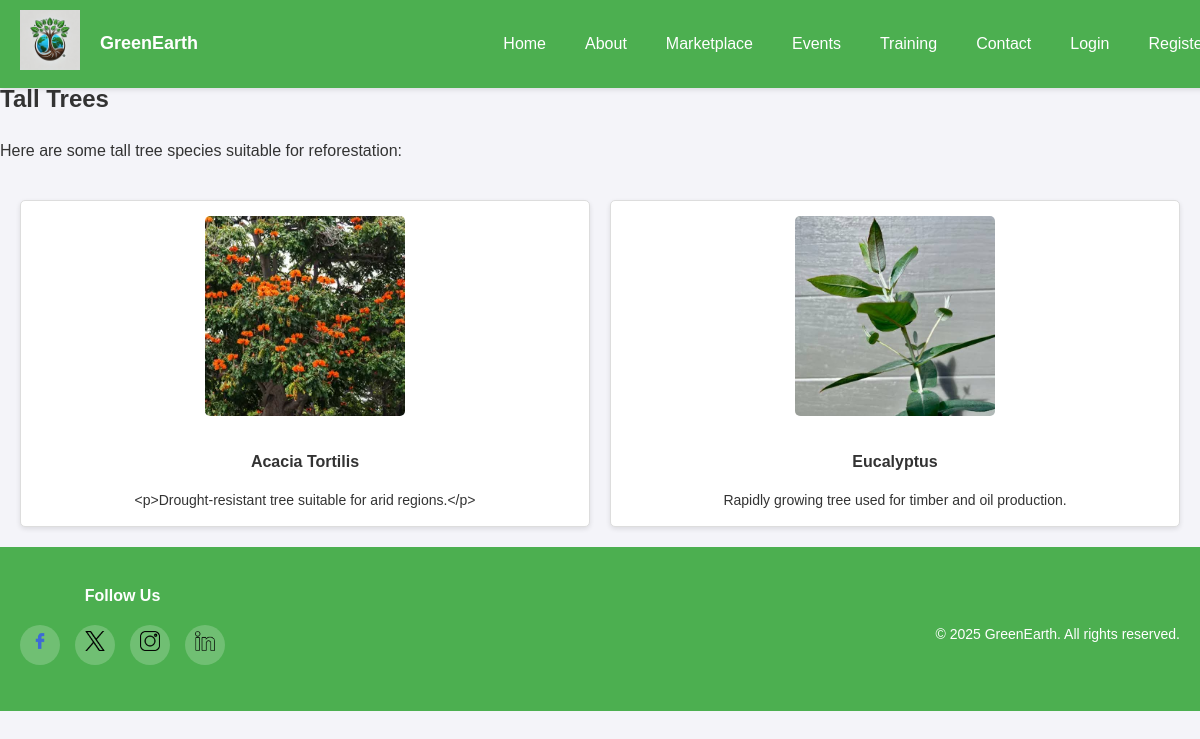
The page /tall_trees.php on the database its author committed.
### tables this page shows
CREATE TABLE `seedlings` (
  `id` int(11) NOT NULL,
  `name` varchar(255) NOT NULL,
  `description` text DEFAULT NULL,
  `price` decimal(10,2) DEFAULT NULL,
  `image` varchar(255) DEFAULT NULL,
  `created_at` timestamp NOT NULL DEFAULT current_timestamp(),
  `region` varchar(255) NOT NULL,
  `height` enum('tall','short') DEFAULT NULL,
  `fruit` enum('edible','non-edible') DEFAULT NULL,
  `purpose` enum('ornamental','timber','shade') DEFAULT NULL,
  `stock` int(11) DEFAULT 0
);

### tall_trees.php (the view, shortened to what this page needs)
<?php
include 'php/header.php';
?>
<section class="tall-trees">
    <h1>Tall Trees</h1>
    <p>Here are some tall tree species suitable for reforestation:</p>
    <div class="tree-cards">
        <?php
        include 'php/db.php';
        $sql = "SELECT * FROM seedlings WHERE height = 'tall'";
        $result = $conn->query($sql);
        if ($result->num_rows > 0) {
            while ($row = $result->fetch_assoc()) {
                echo '<div class="tree-card">';
                echo '<img src="' . htmlspecialchars($row['image']) . '" alt="' . htmlspecialchars($row['name']) . '">';
                echo '<h3>' . htmlspecialchars($row['name']) . '</h3>';
                echo '<p>' . htmlspecialchars($row['description']) . '</p>';
                echo '</div>';
            }
        } else {
            echo '<p>No tall trees found.</p>';
        }
        ?>
    </div>
</section>
<?php include 'php/footer.php'; ?>

### css/styles.css (style rules this page uses)
body { margin-top: 80px; font-family: Arial, sans-serif; margin-left: 0; margin-right: 0; padding: 0; background-color: #f4f4f9; color: #333; line-height: 1.6; }
.tree-cards { display: grid; grid-template-columns: repeat(auto-fit, minmax(250px, 1fr)); gap: 20px; padding: 20px; }
.tree-card { background-color: white; border: 1px solid #ddd; border-radius: 5px; overflow: hidden; text-align: center; padding: 15px; box-shadow: 0 2px 5px rgba(0, 0, 0, 0.1); transition: transform 0.3s ease; }
.tree-card img { max-width: 100%; height: auto; object-fit: cover; border-radius: 5px; margin-bottom: 10px; width: 200px; }
.tree-card h3 { font-size: 16px; margin-bottom: 10px; }
.tree-card p { font-size: 14px; margin-bottom: 0; }

### rows shown on the page
seedlings: image (picture), name "Acacia Tortilis", description "<p>Drought-resistant tree suitable for arid regions.</p>"
seedlings: image (picture), name "Eucalyptus", description "Rapidly growing tree used for timber and oil production."
